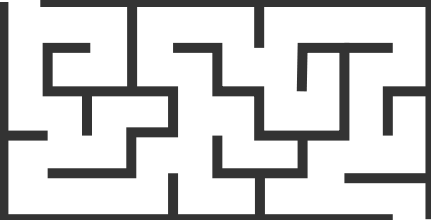
#> input picture Mazes/maze1.png, 431 x 220 px
$ python dstar.py
#> lines starting #> are read from the running program, lines starting #| are printed output that depends on the picture
### GridManager.py
import cv2
import numpy as np
import matplotlib.pyplot as plt


class GridMaker():

    def __init__(_self, pathToImg:str, resize=1):
        _self.resize = resize
        _self.ox, _self.oy = _self.makeGrid(pathToImg)

    def makeGrid(_self, pathToImg:str):
        # Imagen a tratar
        img = cv2.imread(pathToImg)

        # convertir la imagen a escala de grises
        img = cv2.cvtColor(img, cv2.COLOR_BGR2GRAY)

        # Redimensionar la imagen
        width, height = img.shape[0], img.shape[1]
        dim = (int(height / _self.resize), int(width / _self.resize))

        # Cambia la resolución de la imagen
        img = cv2.resize(img, dim, interpolation = cv2.INTER_LINEAR)

        # convertir la imagen a blanco y negro.
        _, _self.img = cv2.threshold(img, 200, 255, cv2.THRESH_BINARY)

        # Mapa
        ox, oy = [], []
        for i, row in enumerate(_self.img):
            for j in range(len(row)):
                if (_self.img[i][j] == 0):
                        ox.append(j)
                        oy.append(i)
        return ox, oy

    # [5 lines left out: function showMap, not called in this run]


# [4 lines that do not run on import are left out]

### dstar.py
"""
D* grid planning

author: Nirnay Roy
"""
import math
import time
import argparse

from sys import maxsize
from GridManager import GridMaker

import matplotlib.pyplot as plt

show_animation = True


class State:

    def __init__(self, x, y):
        self.x = x
        self.y = y
        self.parent = None
        self.state = "."
        self.t = "new"  # tag for state
        self.h = 0
        self.k = 0

    def cost(self, state):
        if self.state == "#" or state.state == "#":
            return maxsize

        return math.sqrt(math.pow((self.x - state.x), 2) +
                         math.pow((self.y - state.y), 2))

    def set_state(self, state):
        """
        .: new
        #: obstacle
        e: oparent of current state
        *: closed state
        s: current state
        """
        if state not in ["s", ".", "#", "e", "*"]:
            return
        self.state = state


class Map:

    def __init__(self, row, col):
        self.row = row
        self.col = col
        self.map = self.init_map()

    def init_map(self):
        map_list = []
        for i in range(self.row):
            tmp = []
            for j in range(self.col):
                tmp.append(State(i, j))
            map_list.append(tmp)
        return map_list

    def get_neighbors(self, state):
        state_list = []
        for i in [-1, 0, 1]:
            for j in [-1, 0, 1]:
                if i == 0 and j == 0:
                    continue
                if state.x + i < 0 or state.x + i >= self.row:
                    continue
                if state.y + j < 0 or state.y + j >= self.col:
                    continue
                state_list.append(self.map[state.x + i][state.y + j])
        return state_list

    def set_obstacle(self, point_list):
        for x, y in point_list:
            if x < 0 or x >= self.row or y < 0 or y >= self.col:
                continue

            self.map[x][y].set_state("#")


class Dstar:
    def __init__(self, maps):
        self.map = maps
        self.open_list = set()

    def process_state(self):
        x = self.min_state()

        if x is None:
            return -1

        k_old = self.get_kmin()
        self.remove(x)

        if k_old < x.h:
            for y in self.map.get_neighbors(x):
                if y.h <= k_old and x.h > y.h + x.cost(y):
                    x.parent = y
                    x.h = y.h + x.cost(y)
        elif k_old == x.h:
            for y in self.map.get_neighbors(x):
                if y.t == "new" or y.parent == x and y.h != x.h + x.cost(y) \
                        or y.parent != x and y.h > x.h + x.cost(y):
                    y.parent = x
                    self.insert(y, x.h + x.cost(y))
        else:
            for y in self.map.get_neighbors(x):
                if y.t == "new" or y.parent == x and y.h != x.h + x.cost(y):
                    y.parent = x
                    self.insert(y, x.h + x.cost(y))
                else:
                    if y.parent != x and y.h > x.h + x.cost(y):
                        self.insert(y, x.h)
                    else:
                        if y.parent != x and x.h > y.h + x.cost(y) \
                                and y.t == "close" and y.h > k_old:
                            self.insert(y, y.h)
        return self.get_kmin()

    def min_state(self):
        if not self.open_list:
            return None
        min_state = min(self.open_list, key=lambda x: x.k)
        return min_state

    def get_kmin(self):
        if not self.open_list:
            return -1
        k_min = min([x.k for x in self.open_list])
        return k_min

    def insert(self, state, h_new):
        if state.t == "new":
            state.k = h_new
        elif state.t == "open":
            state.k = min(state.k, h_new)
        elif state.t == "close":
            state.k = min(state.h, h_new)
        state.h = h_new
        state.t = "open"
        self.open_list.add(state)

    def remove(self, state):
        if state.t == "open":
            state.t = "close"
        self.open_list.remove(state)

    def modify_cost(self, x):
        if x.t == "close":
            self.insert(x, x.parent.h + x.cost(x.parent))

    def run(self, start, end):

        rx = []
        ry = []

        self.insert(end, 0.0)

        while True:
            self.process_state()
            if start.t == "close":
                break

        start.set_state("s")
        s = start
        s = s.parent
        s.set_state("e")
        tmp = start

        while tmp != end:
            tmp.set_state("*")
            rx.append(tmp.x)
            ry.append(tmp.y)
            if show_animation:
                plt.plot(rx, ry, "-r")
                plt.pause(0.01)
            if tmp.parent.state == "#":
                self.modify(tmp)
                continue
            tmp = tmp.parent
        tmp.set_state("e")

        return rx, ry

    # [21 lines left out: functions modify, estimate_cost, not called in this run]

def main():

    maze = 1
    resize = 1

    # start and goal position
    sx = 5.0  # [m]
    sy = 3.0  # [m]
    gx = 80.0 # [m]
    gy = 40.0  # [m]

    if maze == 1:
        # start and goal position
        sx = 5.0  # [m]
        sy = 3.0  # [m]
        gx = 80.0 # [m]
        gy = 40.0  # [m]
        resize = 5

    elif maze == 2:
        # start and goal position
        sx = 60.0  # [m]
        sy = 115.0  # [m]
        gx = 60.0 # [m]
        gy = 60.0  # [m]
        resize = 2

    elif maze == 3:
        # start and goal position
        sx = 200.0  # [m]
        sy = 100.0  # [m]
        gx = 25.0 # [m]
        gy = 41.0  # [m]
        resize = 1

    elif maze == 4:
        # start and goal position
        sx = 120.0  # [m]
        sy = 30.0  # [m]
        gx = 93.0 # [m]
        gy = 74.0  # [m]
        resize = 9

    # Creamos un mapa
    gm = GridMaker('Mazes/maze' + str(maze) + '.png', resize)
#> in makeGrid, img is the input picture: shape (220, 431, 3); min 51, max 255, mean 205.8
#> in makeGrid, `img = cv2.resize(img, dim, interpolation = cv2.INTER_LINEAR)`:
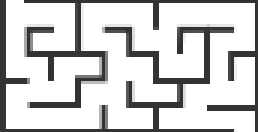
#> img: shape (44, 86) (shown 3 times larger); min 51, max 255, mean 207.6
#> in makeGrid, `_, _self.img = cv2.threshold(img, 200, 255, cv2.THRESH_BINARY)`:
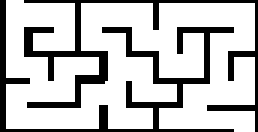
#> _self.img: shape (44, 86) (shown 3 times larger); 75.8% white; black in thin lines or dots
#> the loop in makeGrid, `for i, row in enumerate(_self.img):` made 44 passes
#> after the loop in makeGrid, `for i, row in enumerate(_self.img):`: ox = 915 values, max 85 at index 79, min 0 at index 0, mean 40.68; oy = 915 values from 0 to 43
    ox, oy = gm.ox, gm.oy
#> oy = 915 values from 0 to 43

    m = Map(round(max(ox)), round(max(oy)))

    m.set_obstacle([(i, j) for i, j in zip(ox, oy)])
#> the loop in set_obstacle, `for x, y in point_list:` made 915 passes
#> x on passes 1 to 3: 0, 1, 8

    start = [int(sx), int(sy)]
    goal = [int(gx), int(gy)]

    if show_animation:
        plt.plot(ox, oy, ".k")
        plt.plot(start[0], start[1], "og")
        plt.plot(goal[0], goal[1], "xb")
        plt.axis("equal")


    start = m.map[start[0]][start[1]]
    end = m.map[goal[0]][goal[1]]
    dstar = Dstar(m)
    rx, ry = dstar.run(start, end)
#> the loop in run, `while tmp != end:` made 161 passes
#> pass 1, in run, `plt.pause(0.01)`:
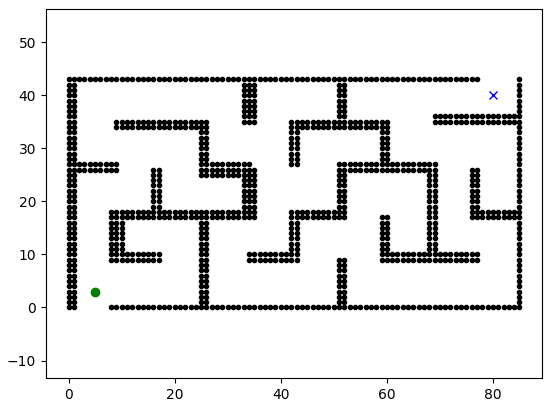
#> figure drawn by matplotlib, 1 panel
#> rx = 161 values, max 79 at index 160, min 5 at index 0, mean 41.77; ry = 161 values, max 40 at index 158, min 3 at index 0, mean 20.42

    if show_animation:
        plt.plot(rx, ry, "-r")
        plt.show()

# [82 lines left out: function start, not called in this run]

if __name__ == '__main__':
    main()
